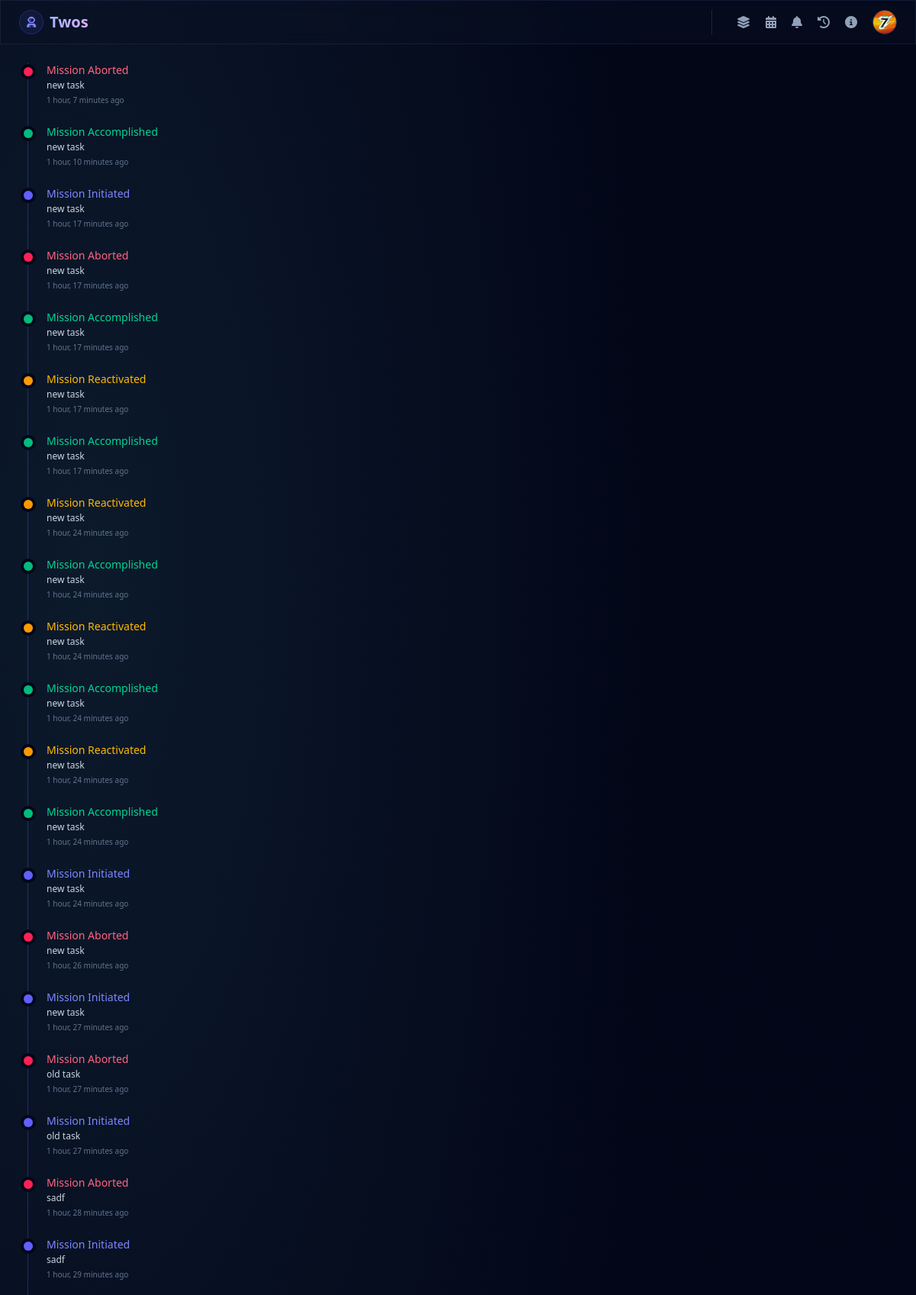
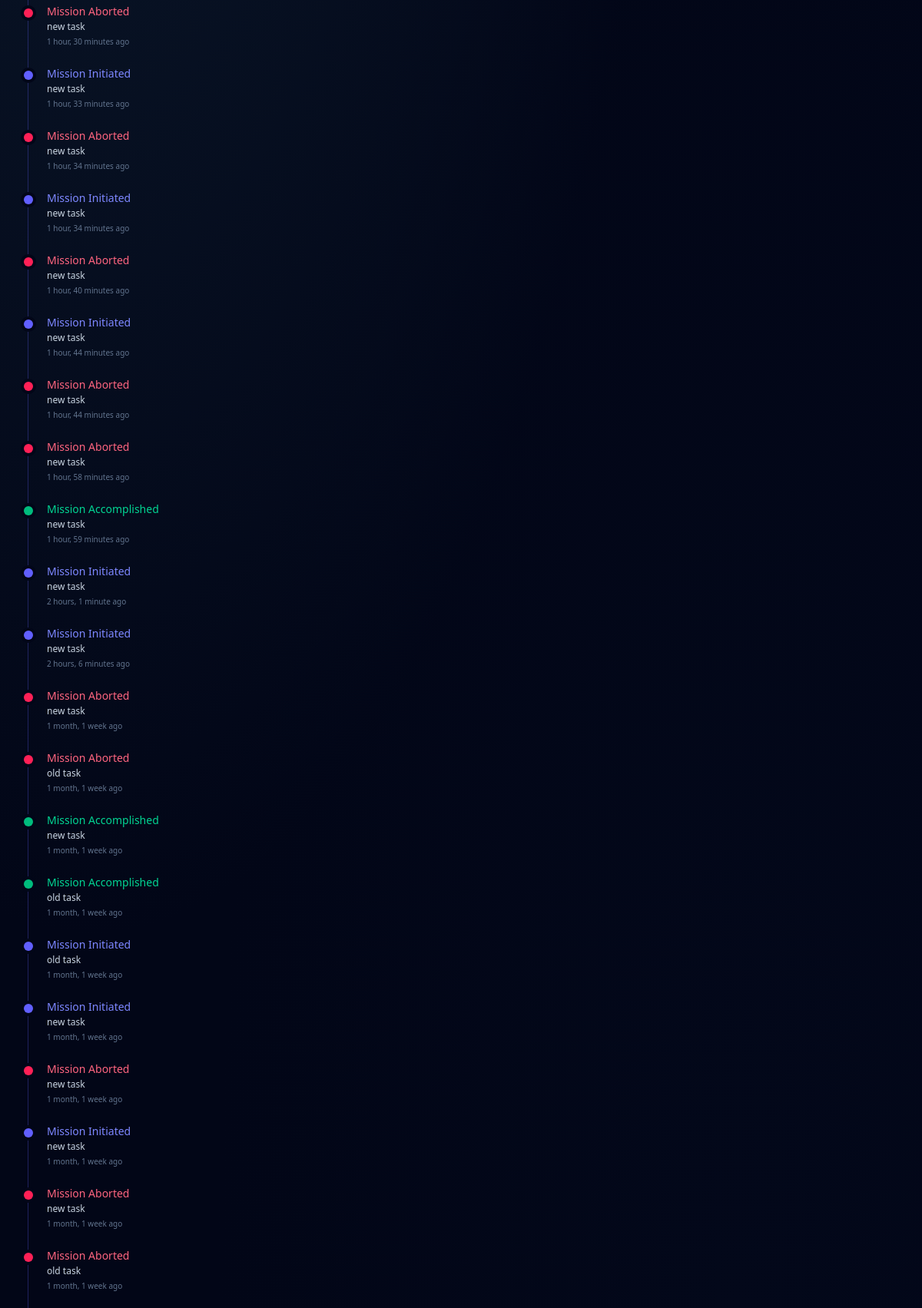
/activities/ (signed in, upper part), run on the app's committed database (2 pictures, top to bottom).
### home/models.py (models this page shows, shortened)
class Profile(models.Model):
    user = models.OneToOneField(User, on_delete=models.CASCADE)
    full_name = models.CharField(max_length=150, blank=True)
    bio = models.TextField(blank=True, null=True)
    email = models.EmailField(max_length=255)
    profile_pic = models.ImageField(upload_to='profile/', blank=True, null=True)
    location = models.TextField(blank=True, null=True)
    joined_at = models.DateTimeField(auto_now_add=True)
    github = models.URLField(blank=True, null=True)
    website = models.URLField(blank=True, null=True)
    def get_profile_pic(self):
        if self.profile_pic:
            return self.profile_pic.url
        name = self.full_name or self.user.username
        return f"https://ui-avatars.com/api/?name={name}&size=128&background=6366f1&color=fff"

class MissionLog(models.Model):
    ACTION_CHOICES = [
        ('Initiated', 'Initiated'),
        ('Accomplished', 'Accomplished'),
        ('Reopened', 'Reopened'),
        ('Aborted', 'Aborted'),
    ]
    user = models.ForeignKey(User, on_delete=models.CASCADE, related_name="mission_logs")
    action = models.CharField(max_length=20, choices=ACTION_CHOICES)
    task_name = models.CharField(max_length=200)
    created_at = models.DateTimeField(auto_now_add=True)

### home/views.py (the view)
# urls.py: path("activities/", views.activities, name="activities")
@login_required(login_url="login")
def activities(request):
    recent = MissionLog.objects.filter(user=request.user).order_by("-created_at")
    data = {
        'recent' : recent
    }
    return render(request, "activity.html", data)

### templates/activity.html (shortened to what this page needs)
{% extends 'base.html' %}
{% block content %}
<div class="relative border-l border-indigo-500/30 ml-3 space-y-6">
    {% for log in recent %}
        <div class="relative pl-6">
            {% if log.action == 'Accomplished' %}
                <span class="absolute -left-[6px] top-1.5 w-3 h-3 bg-emerald-500 rounded-full ring-4 ring-slate-950"></span>
                <p class="text-sm font-medium text-emerald-400">Mission Accomplished</p>
            {% elif log.action == 'Initiated' %}
                <span class="absolute -left-[6px] top-1.5 w-3 h-3 bg-indigo-500 rounded-full ring-4 ring-slate-950"></span>
                <p class="text-sm font-medium text-indigo-400">Mission Initiated</p>
            {% elif log.action == 'Reopened' %}
                <span class="absolute -left-[6px] top-1.5 w-3 h-3 bg-amber-500 rounded-full ring-4 ring-slate-950"></span>
                <p class="text-sm font-medium text-amber-400">Mission Reactivated</p>
            {% else %}
                <span class="absolute -left-[6px] top-1.5 w-3 h-3 bg-rose-500 rounded-full ring-4 ring-slate-950"></span>
                <p class="text-sm font-medium text-rose-400">Mission Aborted</p>
            {% endif %}
            <p class="text-xs text-slate-300 mt-0.5">{{ log.task_name }}</p>
            <span class="text-[10px] text-slate-500 block mt-1">{{ log.created_at|timesince }} ago</span>
        </div>
    {% empty %}
        <p class="text-xs text-slate-500 pl-4">No space activity recorded yet.</p>
    {% endfor %}
</div>
{% endblock content %}

### templates/base.html (shortened to what this page needs)
{% load static %}
<!doctype html>
<html lang="en">
<head>
  <script src="https://unpkg.com/@tailwindcss/browser@4"></script>
  <link href="https://cdn.jsdelivr.net/npm/daisyui@5" rel="stylesheet" type="text/css" />
  <script src="https://cdn.jsdelivr.net/npm/@tailwindcss/browser@4"></script>
  <link rel="stylesheet" href="https://cdnjs.cloudflare.com/ajax/libs/font-awesome/6.4.0/css/all.min.css" />
  <link rel="stylesheet" href="{% static 'styles/output.css' %}" />
</head>
<body class="text-slate-100 font-sans antialiased min-h-screen flex flex-col">
  <nav class="cosmic-panel border-b sticky top-0 z-50">
    <div class="max-w-7xl mx-auto px-4 sm:px-6 py-3 flex justify-between items-center">
      <div class="flex items-center gap-2">
        <div
          class="w-8 h-8 flex items-center justify-center text-indigo-400 bg-indigo-500/10 rounded-full border border-indigo-500/20">
          <i class="fa-solid fa-user-astronaut text-sm"></i>
        </div>
        <a class="text-xl font-bold bg-gradient-to-r from-indigo-300 to-purple-300 bg-clip-text text-transparent"
          href="{% url 'index' %}">Twos</a>
      </div>
      <div class="hidden md:flex items-center gap-8">
        <div class="flex items-center gap-5 border-l border-slate-800 pl-8">
          <a title="Dashboard" href="{% url 'index' %}"
            class="text-slate-400 hover:text-indigo-400 transition flex items-center gap-2">
            <i class="fa-solid fa-layer-group"></i>
          </a>
          <button title="Calendar" class="calendar-btn text-slate-400 hover:text-indigo-400 relative">
            <i class="fa-solid fa-calendar-days"></i>
          </button>
          <button title="Notifications" id="notification"
            class="notification text-slate-400 hover:text-indigo-400 relative">
            <i class="fa-solid fa-bell"></i>
          </button>
          <a title="History" href="{% url 'activities' %}" class="text-slate-400 hover:text-indigo-400">
            <i class="fa-solid fa-clock-rotate-left"></i>
          </a>
          <a title="about" href="{% url 'about' %}" class="text-slate-400 hover:text-indigo-400"><i
              class="fa-solid fa-circle-info"></i></a>
          <a title="profile" href="{% url 'profile' %}"><img src="{{ request.user.profile.get_profile_pic }}"
              class="w-8 h-8 rounded-full border border-slate-700" /></a>
        </div>
      </div>
    </div>
  </nav>
        <span class="text-indigo-400 font-mono">{% now "d M, Y" as today %}{{ today }}</span>
  <main class="w-full max-w-7xl mx-auto px-4 sm:px-6 py-6">
    {% block content %}{% endblock %}
  </main>
</body>
</html>

### data on the page
MissionLog: action "Aborted" (drawn), task_name "new task", created_at "1 hour, 7 minutes"
MissionLog: action "Accomplished" (drawn), task_name "new task", created_at "1 hour, 10 minutes"
MissionLog: action "Initiated" (drawn), task_name "new task", created_at "1 hour, 17 minutes"
MissionLog: action "Aborted" (drawn), task_name "new task", created_at "1 hour, 17 minutes"
MissionLog: action "Accomplished" (drawn), task_name "new task", created_at "1 hour, 17 minutes"
MissionLog: action "Reopened" (drawn), task_name "new task", created_at "1 hour, 17 minutes"
MissionLog: action "Accomplished" (drawn), task_name "new task", created_at "1 hour, 17 minutes"
MissionLog: action "Reopened" (drawn), task_name "new task", created_at "1 hour, 24 minutes"
MissionLog: action "Accomplished" (drawn), task_name "new task", created_at "1 hour, 24 minutes"
MissionLog: action "Reopened" (drawn), task_name "new task", created_at "1 hour, 24 minutes"
MissionLog: action "Accomplished" (drawn), task_name "new task", created_at "1 hour, 24 minutes"
MissionLog: action "Reopened" (drawn), task_name "new task", created_at "1 hour, 24 minutes"
MissionLog: action "Accomplished" (drawn), task_name "new task", created_at "1 hour, 24 minutes"
MissionLog: action "Initiated" (drawn), task_name "new task", created_at "1 hour, 24 minutes"
MissionLog: action "Aborted" (drawn), task_name "new task", created_at "1 hour, 26 minutes"
MissionLog: action "Initiated" (drawn), task_name "new task", created_at "1 hour, 27 minutes"
MissionLog: action "Aborted" (drawn), task_name "old task", created_at "1 hour, 27 minutes"
MissionLog: action "Initiated" (drawn), task_name "old task", created_at "1 hour, 27 minutes"
MissionLog: action "Aborted" (drawn), task_name "sadf", created_at "1 hour, 28 minutes"
MissionLog: action "Initiated" (drawn), task_name "sadf", created_at "1 hour, 29 minutes"
MissionLog: action "Aborted" (drawn), task_name "new task", created_at "1 hour, 30 minutes"
MissionLog: action "Initiated" (drawn), task_name "new task", created_at "1 hour, 33 minutes"
MissionLog: action "Aborted" (drawn), task_name "new task", created_at "1 hour, 34 minutes"
MissionLog: action "Initiated" (drawn), task_name "new task", created_at "1 hour, 34 minutes"
MissionLog: action "Aborted" (drawn), task_name "new task", created_at "1 hour, 40 minutes"
MissionLog: action "Initiated" (drawn), task_name "new task", created_at "1 hour, 44 minutes"
MissionLog: action "Aborted" (drawn), task_name "new task", created_at "1 hour, 44 minutes"
MissionLog: action "Aborted" (drawn), task_name "new task", created_at "1 hour, 58 minutes"
MissionLog: action "Accomplished" (drawn), task_name "new task", created_at "1 hour, 59 minutes"
MissionLog: action "Initiated" (drawn), task_name "new task", created_at "2 hours, 1 minute"
MissionLog: action "Initiated" (drawn), task_name "new task", created_at "2 hours, 6 minutes"
MissionLog: action "Aborted" (drawn), task_name "new task", created_at "1 month, 1 week"
MissionLog: action "Aborted" (drawn), task_name "old task", created_at "1 month, 1 week"
MissionLog: action "Accomplished" (drawn), task_name "new task", created_at "1 month, 1 week"
MissionLog: action "Accomplished" (drawn), task_name "old task", created_at "1 month, 1 week"
MissionLog: action "Initiated" (drawn), task_name "old task", created_at "1 month, 1 week"
MissionLog: action "Initiated" (drawn), task_name "new task", created_at "1 month, 1 week"
MissionLog: action "Aborted" (drawn), task_name "new task", created_at "1 month, 1 week"
MissionLog: action "Initiated" (drawn), task_name "new task", created_at "1 month, 1 week"
MissionLog: action "Aborted" (drawn), task_name "new task", created_at "1 month, 1 week"
MissionLog: action "Aborted" (drawn), task_name "old task", created_at "1 month, 1 week"
